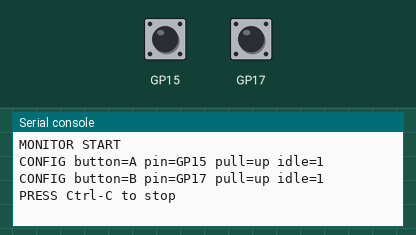
Recording of a program running on a simulated Raspberry Pi Pico running MicroPython. Shown: the last lines printed to the serial console. The inputs (shaded band) are chosen by the test bench; at power-on: GP15 HIGH, GP17 HIGH. Files that are not in the repository are absent.

Above: at 1.2 s.
1.3 s: GP15 pulled LOW for 0.15 s
At 2.2 s:
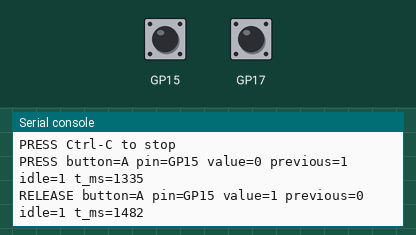
2.9 s: GP17 pulled LOW for 0.15 s
At 3.5 s:
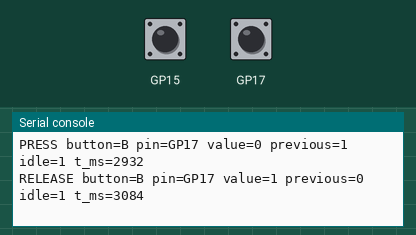
4.5 s: GP15 pulled LOW for 1 s
At 5.2 s:
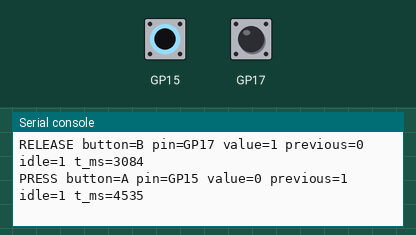
7.0 s: GP17 pulled LOW for 1 s
At 7.8 s:
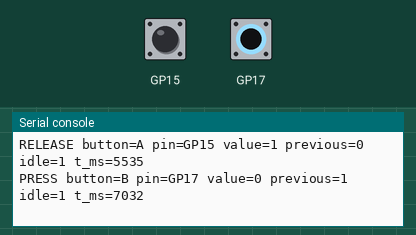

The program:

monitor_pico_buttons.py
```python
"""Monitor ViviPi button GPIOs on-device and print debounced press/release events."""

import json

try:
    import utime as time
    from machine import Pin
except ImportError as error:  # pragma: no cover - script is intended for MicroPython
    raise RuntimeError("monitor_pico_buttons.py must run on the Pico via mpremote") from error


DEFAULT_BUTTON_PINS = {"a": "GP15", "b": "GP17"}
DEBOUNCE_MS = 30
POLL_MS = 5


def _pin_number(value):
    return int(str(value).replace("GP", ""))


def _sleep_ms(value_ms):
    if value_ms <= 0:
        return
    time.sleep_ms(value_ms)


def _load_config(path="config.json"):
    try:
        with open(path, "r") as handle:
            return json.load(handle)
    except Exception:
        return {}


def _button_config(config):
    device = config.get("device") if isinstance(config, dict) else None
    buttons = device.get("buttons") if isinstance(device, dict) else None
    if not isinstance(buttons, dict):
        return dict(DEFAULT_BUTTON_PINS)

    resolved = {}
    for key, default_pin in DEFAULT_BUTTON_PINS.items():
        value = buttons.get(key, default_pin)
        if isinstance(value, dict):
            pin_value = value.get("pin", default_pin)
        else:
            pin_value = value
        resolved[key] = str(pin_value).strip() or default_pin
    return resolved


def _read_with_pull(pin_number, pull):
    probe = Pin(pin_number, Pin.IN, pull)
    _sleep_ms(2)
    return probe.value()


def _detect_pull(pin_number):
    up_value = _read_with_pull(pin_number, Pin.PULL_UP)
    down_value = _read_with_pull(pin_number, Pin.PULL_DOWN)
    if up_value == down_value == 1:
        return Pin.PULL_UP, "up", up_value
    if up_value == down_value == 0:
        return Pin.PULL_DOWN, "down", down_value
    return Pin.PULL_UP, "up", up_value


def _open_button(name, pin_name):
    pin_number = _pin_number(pin_name)
    pull_constant, pull_name, sampled_value = _detect_pull(pin_number)
    pin = Pin(pin_number, Pin.IN, pull_constant)
    stable_value = pin.value()
    return {
        "name": name.upper(),
        "pin_name": pin_name,
        "pin": pin,
        "pull": pull_name,
        "idle_value": stable_value,
        "raw_value": stable_value,
        "stable_value": stable_value,
        "raw_changed_ms": time.ticks_ms(),
        "sampled_value": sampled_value,
    }


def _print_button_state(prefix, button):
    print(
        prefix,
        f"button={button['name']}",
        f"pin={button['pin_name']}",
        f"pull={button['pull']}",
        f"idle={button['idle_value']}",
    )


def main():
    config = _load_config()
    buttons = _button_config(config)
    state = {
        "a": _open_button("a", buttons["a"]),
        "b": _open_button("b", buttons["b"]),
    }

    print("MONITOR START")
    _print_button_state("CONFIG", state["a"])
    _print_button_state("CONFIG", state["b"])
    print("PRESS Ctrl-C to stop")

    while True:
        now_ms = time.ticks_ms()
        for key in ("a", "b"):
            button = state[key]
            raw_value = button["pin"].value()
            if raw_value != button["raw_value"]:
                button["raw_value"] = raw_value
                button["raw_changed_ms"] = now_ms

            if raw_value == button["stable_value"]:
                continue

            if time.ticks_diff(now_ms, button["raw_changed_ms"]) < DEBOUNCE_MS:
                continue

            previous_value = button["stable_value"]
            button["stable_value"] = raw_value
            pressed = raw_value != button["idle_value"]
            event = "PRESS" if pressed else "RELEASE"
            print(
                event,
                f"button={button['name']}",
                f"pin={button['pin_name']}",
                f"value={raw_value}",
                f"previous={previous_value}",
                f"idle={button['idle_value']}",
                f"t_ms={now_ms}",
            )

        _sleep_ms(POLL_MS)


main()
```

Measured:
- after the input at 1.3 s, the serial console: prints a new line at once (image 1)
- after the input at 2.9 s, the serial console: prints a new line at once (image 2)
- after the input at 4.5 s, the serial console: prints a new line at once (image 3)
- after the input at 7.0 s, the serial console: prints a new line at once (image 4)
